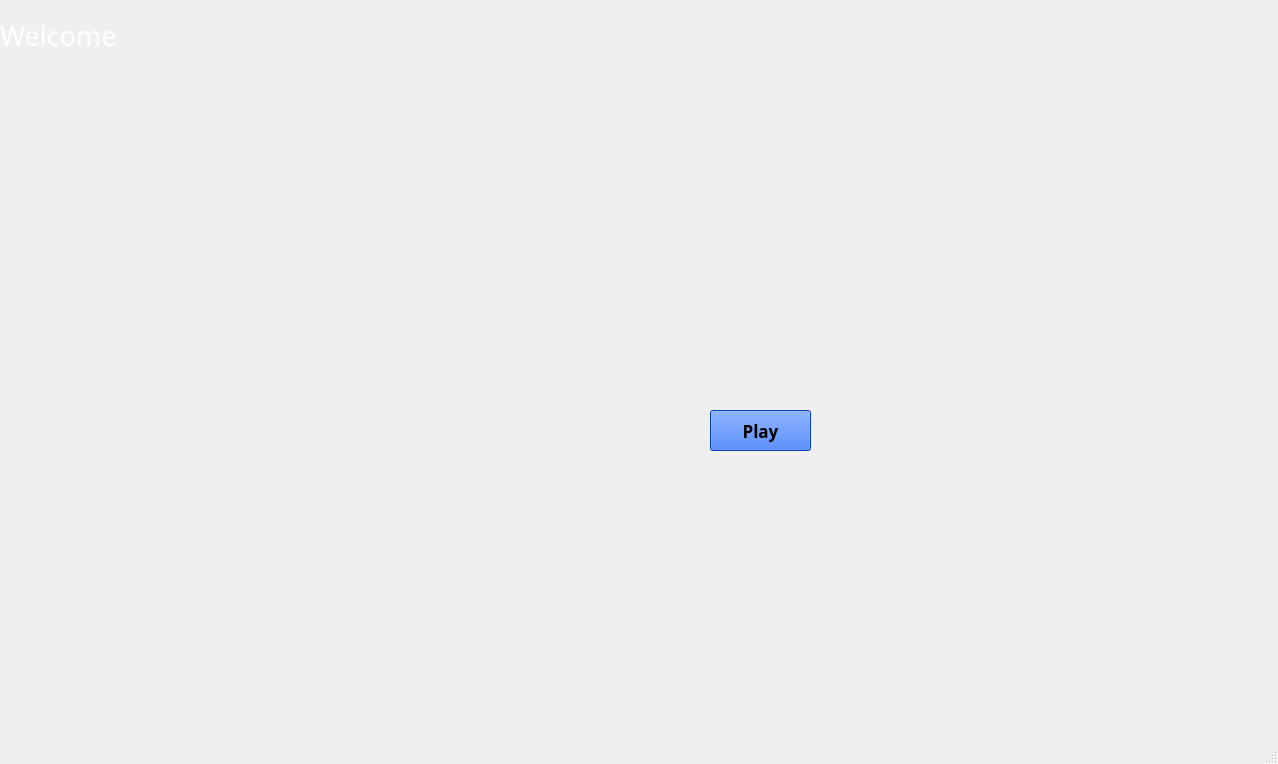
<?xml version="1.0" encoding="UTF-8"?>
<ui version="4.0">
 <class>splash</class>
 <widget class="QMainWindow" name="splash">
  <property name="geometry">
   <rect>
    <x>0</x>
    <y>0</y>
    <width>1278</width>
    <height>764</height>
   </rect>
  </property>
  <property name="windowTitle">
   <string>splash</string>
  </property>
  <widget class="QWidget" name="centralwidget">
   <widget class="QPushButton" name="pushButton">
    <property name="geometry">
     <rect>
      <x>710</x>
      <y>410</y>
      <width>101</width>
      <height>41</height>
     </rect>
    </property>
    <property name="font">
     <font>
      <family>Segoe UI Black</family>
      <pointsize>13</pointsize>
      <bold>true</bold>
     </font>
    </property>
    <property name="styleSheet">
     <string notr="true">background-color: rgb(0, 85, 255);</string>
    </property>
    <property name="text">
     <string>Play</string>
    </property>
   </widget>
   <widget class="QLabel" name="label_2">
    <property name="geometry">
     <rect>
      <x>0</x>
      <y>0</y>
      <width>191</width>
      <height>71</height>
     </rect>
    </property>
    <property name="font">
     <font>
      <family>Snap ITC</family>
      <pointsize>20</pointsize>
     </font>
    </property>
    <property name="styleSheet">
     <string notr="true">color: rgb(255, 255, 255);</string>
    </property>
    <property name="text">
     <string>Welcome</string>
    </property>
   </widget>
  </widget>
  <widget class="QMenuBar" name="menubar">
   <property name="geometry">
    <rect>
     <x>0</x>
     <y>0</y>
     <width>1278</width>
     <height>26</height>
    </rect>
   </property>
  </widget>
  <widget class="QStatusBar" name="statusbar"/>
 </widget>
 <tabstops>
  <tabstop>pushButton</tabstop>
 </tabstops>
 <resources/>
 <connections>
  <connection>
   <sender>pushButton</sender>
   <signal>clicked()</signal>
   <receiver>splash</receiver>
   <slot>close()</slot>
   <hints>
    <hint type="sourcelabel">
     <x>710</x>
     <y>436</y>
    </hint>
    <hint type="destinationlabel">
     <x>648</x>
     <y>336</y>
    </hint>
   </hints>
  </connection>
 </connections>
</ui>
